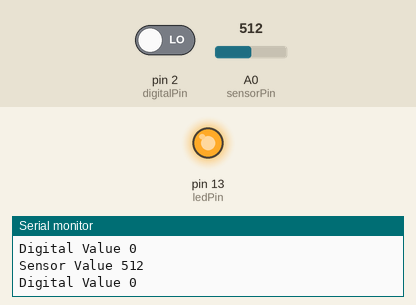
The sketch below on a simulated Arduino Uno, built with avr-gcc and run on an emulated ATmega328P. Parts: output pins drawn as LEDs (lit = HIGH), the last lines printed to the serial monitor. The test bench sets the inputs (shaded band); at power-on: pin 2 (digitalPin) LOW, A0 (sensorPin) = 512.

Above: at 1.8 s.
1.9 s: pin 2 (digitalPin) driven HIGH
At 2.4 s:
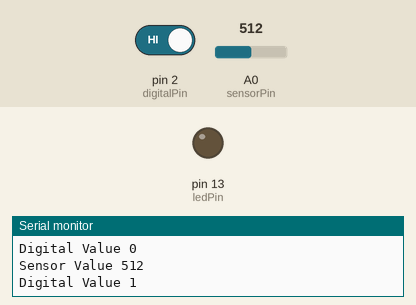
3.5 s: pin 2 (digitalPin) driven LOW
At 5.1 s:
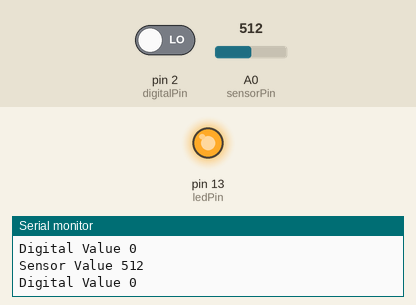
Timing chart, 0 to 6.6 s (numbered marks = the images above; inputs shaded):
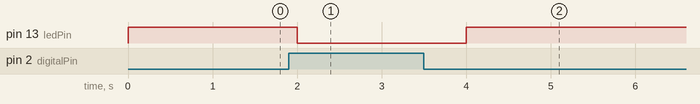

The sketch:

Hall_sensor.ino
```cpp
const int ledPin = 13;//the led attach to pin13
int sensorPin = A0; // select the input pin for the potentiometer
int digitalPin=2; //D0 attach to pin2
int sensorValue = 0;// variable to store the value coming from A0
boolean digitalValue=0;// variable to store the value coming from pin2
void setup()
{
  pinMode(digitalPin,INPUT);//set the state of D0 as INPUT
  pinMode(ledPin,OUTPUT);//set the state of pin13 as OUTPUT
  Serial.begin(9600); // initialize serial communications at 9600 bps
}
void loop()
{
  sensorValue = analogRead(sensorPin); //read the value of A0
  digitalValue=digitalRead(digitalPin); //read the value of D0
  Serial.print("Sensor Value "); // print label to serial monitor
  Serial.println(sensorValue); //print the value of A0
  Serial.print("Digital Value "); // print label to serial monitor
  Serial.println(digitalValue); //print the value of D0 in the serial
  if( digitalValue==HIGH )//if the value of D0 is HIGH
  {
    digitalWrite(ledPin,LOW);//turn off the led
  }
  if( digitalValue==LOW)//else
  {
    digitalWrite(ledPin,HIGH);//turn on the led
  }
  delay(1000);//delay 200ms
}
```

Measured:
- after the input at 1.9 s, pin 13 (ledPin): HIGH → LOW after 0.10 s
- after the input at 3.5 s, pin 13 (ledPin): LOW → HIGH after 0.50 s
